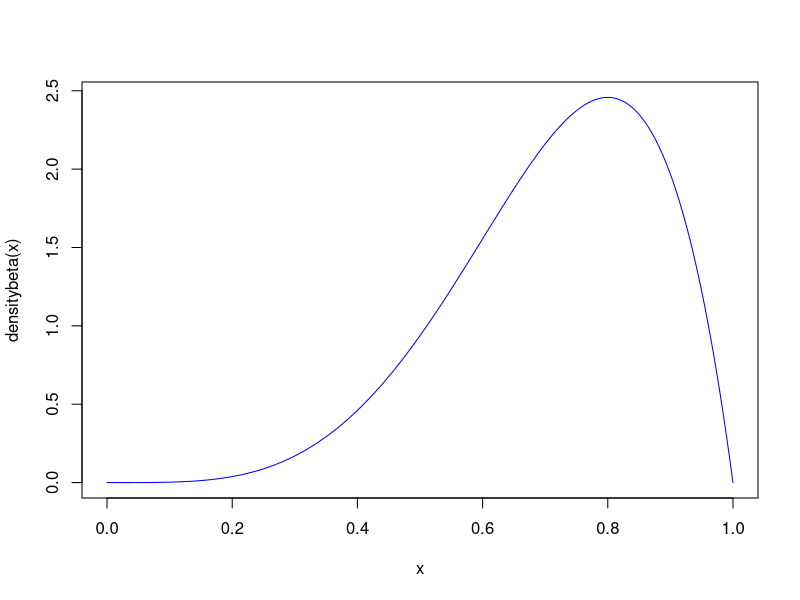
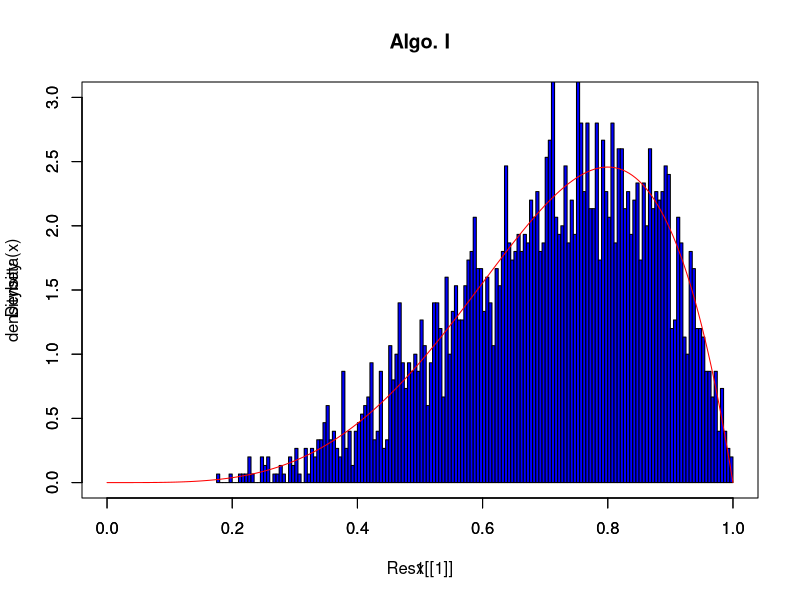
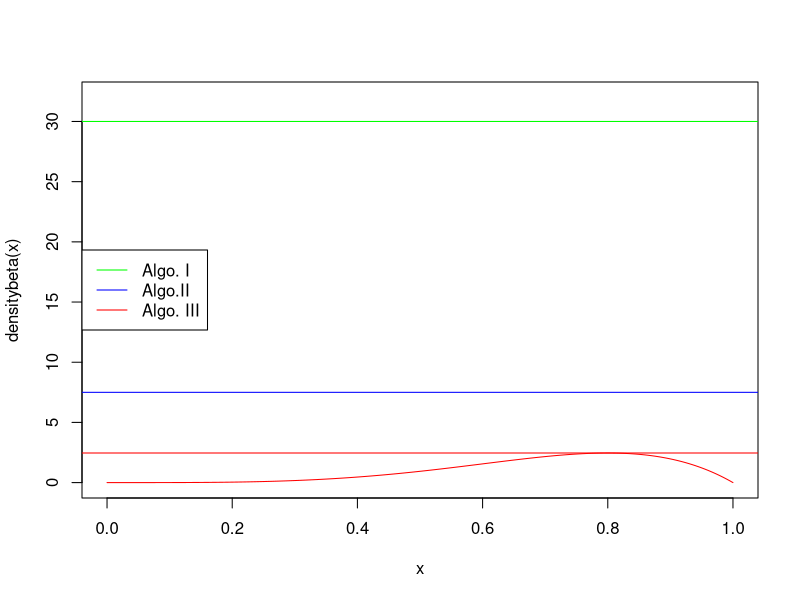
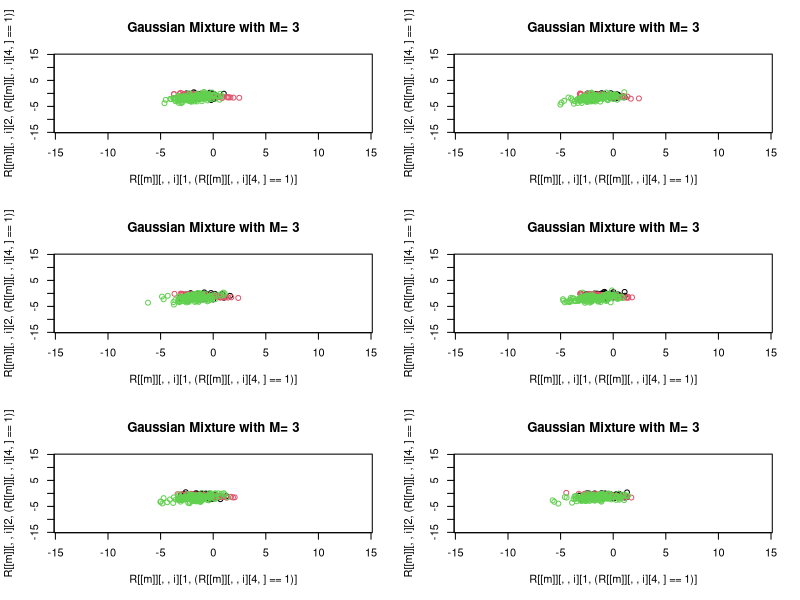
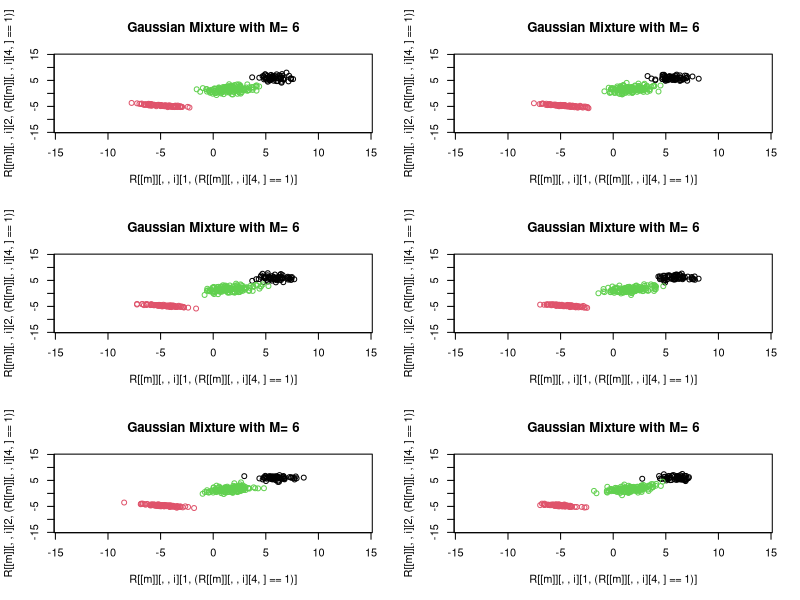
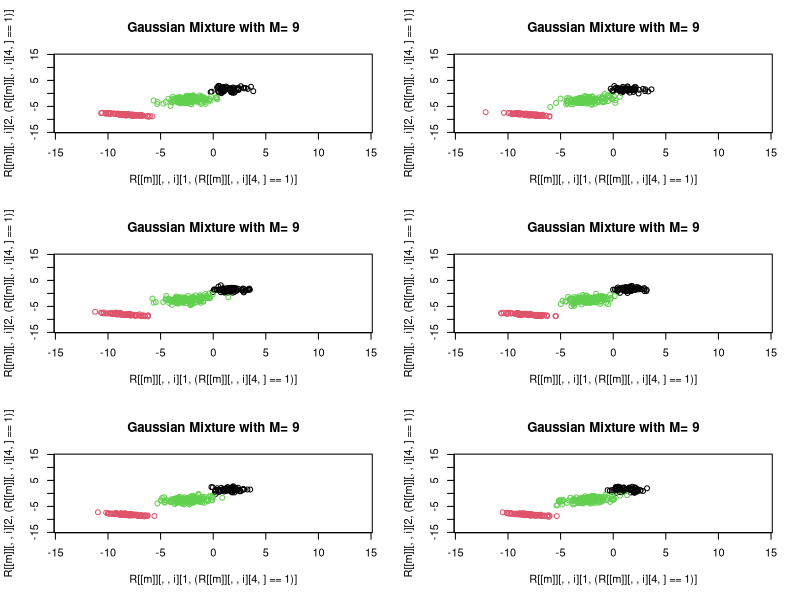
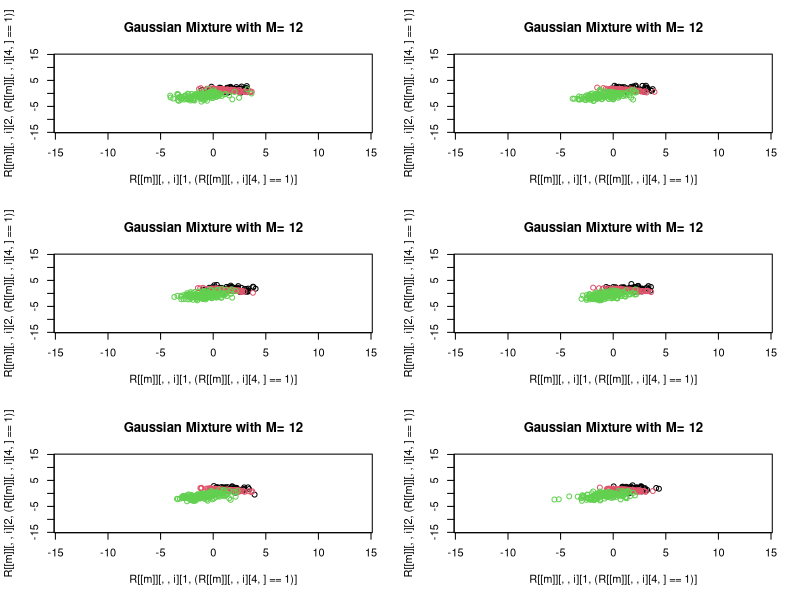

Write the R code that produced these figures, in order.
### 406 hw 6 ###
## 1 
densitybeta=function(x){
  alpha=5;beta=2
  dbeta(x,alpha,beta)
}
curve(densitybeta,from=0,to=1,n=200,col='blue')

ARBeta1=function(n,alpha,beta){
  Vy=numeric(n);Vcpt=integer(n);
  
  for (j in 1:n) {
    cpt = 0
    u = runif(1) 
    y = runif(1) 
    cpt = cpt + 1
    while (u > y ^ (alpha - 1) * (1 - y) ^ (beta - 1)) {
      u = runif(1)
      y = runif(1)
      cpt = cpt + 1
    }
    Vy[j] = y
    Vcpt[j] = cpt 
  }
  return(list(Vy,Vcpt))
}

ARBeta2=function(n,alpha,beta){
  a=min(alpha,beta)-1
  Vy=numeric(n);Vcpt=integer(n);
  
  for (j in 1:n) {
    u=runif(1); y=runif(1);cpt=1 
    while (u > 4^a*y^(alpha-1)*(1-y)^(beta-1)) {
      u = runif(1)
      y = runif(1)
      cpt = cpt + 1
    }
    Vy[j] = y
    Vcpt[j] = cpt
  }
  
  return(list(Vy,Vcpt))
}

ARBeta3=function(n,alpha,beta){
  m=(alpha-1)/(alpha+beta-2)
  Vy=numeric(n);Vcpt=integer(n);
  
  for (j in 1:n) {
    u=runif(1); y=runif(1);cpt=1 
    while (u > exp((alpha-1)*(log(y)-log(m)))) {
      u = runif(1)
      y = runif(1)
      cpt = cpt + 1
    }
    Vy[j] = y
    Vcpt[j] = cpt
  }
  return(list(Vy,Vcpt))
}

alpha=5;beta=2
n=3000;
system.time(Res1<-ARBeta1(n,alpha=5,beta=2));
system.time(Res2<-ARBeta2(n,alpha=5,beta=2));
system.time(Res3<-ARBeta3(n,alpha=5,beta=2));
c(mean(Res1[[2]]),mean(Res2[[2]]),mean(Res3[[2]]))

hist(Res1[[1]],prob=T,xlim=c(0,1),ylim=c(0,3),col='blue',nclass=200,main='Algo. I');
par(new=T)
curve(densitybeta,from=0,to=1,n=200,col='red', xlim=c(0,1),ylim=c(0,3)) 
      
curve(densitybeta,from=0,to=1,n=200,col='red',
      xlim=c(0,1),ylim=c(0,32))
M1=1/beta(alpha,beta)
abline(h=M1,col='green')
M2=(1/beta(alpha,beta))*((1/4)^(min(alpha-1,beta-1)))
abline(h=M2,col='blue')
m=(alpha-1)/(alpha+beta-2)
M3=(1/beta(alpha,beta))*m^(alpha-1)*(1-m)^(beta-1)
abline(h=M3,col='red')
legend(x='left',legend=c('Algo. I','Algo.II','Algo. III'),
       col=c('green','blue','red'),lty=c(1,1,1))

## 2 
library(gtools)
mix = rdirichlet(1,c(1,1,1))
M = list(3, 6, 9, 12)
mu = lapply(M, function(m) matrix(runif(3, -m, m),ncol=3))
A = replicate(3, matrix(runif(9, -1, 1),nrow=3), simplify = F)

N = 300
S = 6
d = 3
Z = sample(seq(3), size = N, replace = T, prob = mix)
R = sapply(1:length(M), function(m) replicate(S, sapply(Z, function(i) c(mu[[m]][,i] + t(A[[i]])%*%rnorm(d, 0, 1), i), simplify = T), simplify = "array"), simplify = "array")
R = lapply(1:length(M), function(m) replicate(S, sapply(Z, function(i) c(mu[[m]][,i] + t(A[[i]])%*%rnorm(d, 0, 1), i), simplify = T), simplify = "array"))


class(R)
class(R[[1]])
sapply(R, dim)
apply(R[[1]], 3, dim)
R[[1]][,,1][3,] #this shows the third row of the first matrix in the first array entry of list R.

for(m in 1:length(M)){
#   pdf(paste("plot", m, ".pdf", sep = ""))
  par(mfrow=c(3,2))
  for(i in 1:S){
    plot(R[[m]][,,i][1,(R[[m]][,,i][4,]==1)], R[[m]][,,i][2,(R[[m]][,,i][4,]==1)], xlim = c(-14, 14), ylim = c(-14, 14),
        col=1, main=paste("Gaussian Mixture with M=", M[[m]]))
    points(R[[m]][,,i][1,(R[[m]][,,i][4,]==2)], R[[m]][,,i][2,(R[[m]][,,i][4,]==2)], col=2)
    points(R[[m]][,,i][1,(R[[m]][,,i][4,]==3)], R[[m]][,,i][2,(R[[m]][,,i][4,]==3)], col=3)
  }
}


